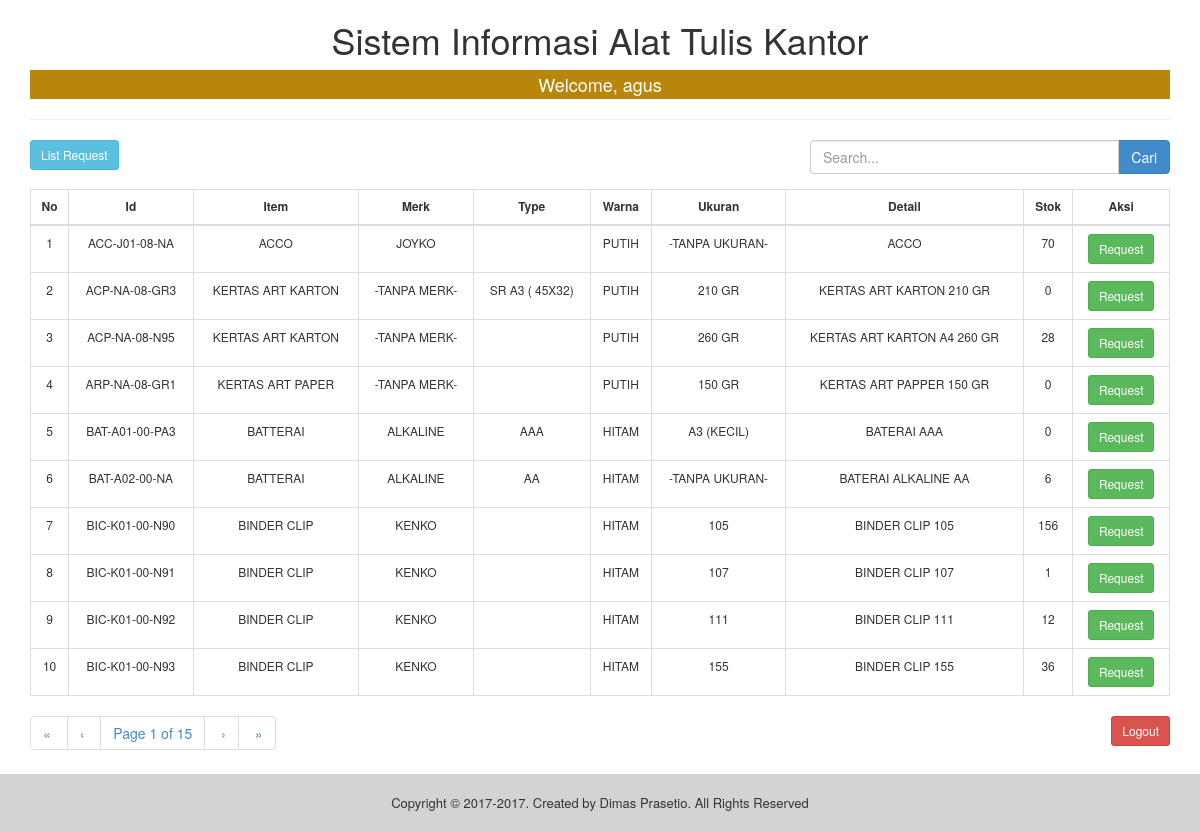
Screenshot of /index.php (signed in) with the database file from the repository.
### tables this page shows
CREATE TABLE `tbl_inventory` (
  `id` varchar(20) NOT NULL,
  `item` varchar(100) NOT NULL,
  `merk` varchar(45) NOT NULL,
  `type` varchar(45) DEFAULT NULL,
  `warna` varchar(45) DEFAULT NULL,
  `ukuran` varchar(45) DEFAULT NULL,
  `detail` varchar(300) DEFAULT NULL,
  `stok` int(4) NOT NULL,
  `satuan` varchar(10) NOT NULL,
  `stok_min` int(4) NOT NULL,
  `updated_by` varchar(45) NOT NULL,
  `updated_date` varchar(45) NOT NULL,
  PRIMARY KEY (`id`)
);

### index.php (the view, shortened to what this page needs)
<?php
if(@$_SESSION['username']){
?>
<!doctype html>
<html>
    <head>
        <link rel="stylesheet" href="css/bootstrap.min.css"/>
    </head>
    <body>
        <?php
        include 'inc/pagination1.php';
        include 'inc/koneksi.php';
        if(isset($_REQUEST['keyword']) && $_REQUEST['keyword']<>""){
            $keyword=$_REQUEST['keyword'];
            $reload = "index.php?pagination=true&keyword=$keyword";
            $sql =  "SELECT * FROM tbl_inventory WHERE item LIKE '%$keyword%' or merk LIKE '%$keyword%'";
            $result = mysqli_query($koneksi,$sql);
        }else{
            $reload = "index.php?pagination=true";
            $sql =  "SELECT * FROM tbl_inventory";
            $result = mysqli_query($koneksi, $sql);
        }
        $rpp = 10;
        $page = intval($_GET["page"]);
        if($page<=0) $page = 1;
        $tcount = mysqli_num_rows($result);
        $tpages = ($tcount) ? ceil($tcount/$rpp) : 1;
        $count = 0;
        $i = ($page-1)*$rpp;
        $no_urut = ($page-1)*$rpp;
        ?>
        <div class="container">
        <center><h1>Sistem Informasi Alat Tulis Kantor</h1>
        <h4>Welcome, <?php echo $_SESSION['username'] ?></h4>
        </center><hr>
            <div class="row">
                <div class="col-lg-8">
                    <a href="inc/list_request.php"><button class="btn btn-info btn-sm">List Request</button></a>
                </div>
                <div class="col-lg-4 text-right">
                    <form method="post" action="index.php">
                        <div class="form-group input-group">
                            <input type="text" name="keyword" class="form-control" placeholder="Search..." value="<?php echo $_REQUEST['keyword']; ?>">
                            <span class="input-group-btn">
                                <button class="btn btn-primary" type="submit">Cari
                                </button>
                            </span>
                        </div>
                    </form>
                </div>
            </div>
            <div class="table-responsive">
            <table class="table table-bordered">
                <thead>
                    <tr>
                        <th>No</th>
                        <th>Id</th>
                        <th>Item</th>
                        <th>Merk</th>
                        <th>Type</th>
                        <th>Warna</th>
                        <th>Ukuran</th>
                        <th>Detail</th>
                        <th>Stok</th>
                        <th>Aksi</th>
                    </tr>
                </thead>
                <tbody>
                    <?php
                    while(($count<$rpp) && ($i<$tcount)) {
                        mysqli_data_seek($result,$i);
                        $data = mysqli_fetch_array($result);
                    ?>
                    <tr>
                        <td><?php echo ++$no_urut;?></td>
                        <td><?php echo $data['id']; ?></td>
                        <td><?php echo $data['item']; ?></td>
                        <td><?php echo $data['merk']; ?></td>
                        <td><?php echo $data['type']; ?></td>
                        <td><?php echo $data['warna']; ?></td>
                        <td><?php echo $data['ukuran']; ?></td>
                        <td><?php echo $data['detail']; ?></td>
                        <td><?php echo $data['stok']; ?></td>
                        <td><a href="inc/request.php?id=<?php echo $data['id']; ?>"><button class="btn btn-success btn-sm">Request</button></a></td>
                    </tr>
                    <?php
                        $i++;
                        $count++;
                    }
                    ?>
                </tbody>
            </table>
            </div>
            <div class="row">
                <div class="col-md-8">
                    <?php echo paginate_one($reload, $page, $tpages); ?>
                </div>
                <div class="col-md-4 text-right">
                    <a href="inc/logout.php"><button class="btn btn-danger btn-sm">Logout</button></a>
                </div><br>
            </div>
        </div>
        <div id="footer">
          Copyright &copy; 2017-<?php echo date('Y'); ?>. Created by Dimas Prasetio. All Rights Reserved
        </div>
    </body>
</html>
<?php
}else{
  header("location:inc/login.php");
}
?>

### inc/pagination1.php
<?php
function paginate_one($reload, $page, $tpages) {
	$firstlabel = "&laquo;&nbsp;";
	$prevlabel  = "&lsaquo;&nbsp;";
	$nextlabel  = "&nbsp;&rsaquo;";
	$lastlabel  = "&nbsp;&raquo;";
	$out = "<ul class=\"pagination\">";
	if($page>1) {
		$out.= "<li><a href=\"" . $reload . "\">" . $firstlabel . "</a></li>";
	}
	else {
		$out.= "<li><span>" . $firstlabel . "</span></li>";
	}
	if($page==1) {
		$out.= "<li><span>" . $prevlabel . "</span></li>";
	}
	elseif($page==2) {
		$out.= "<li><a href=\"" . $reload . "\">" . $prevlabel . "</a></li>";
	}
	else {
		$out.= "<li><a href=\"" . $reload . "&amp;page=" . ($page-1) . "\">" . $prevlabel . "</a></li>";
	}
	$out.= "<li><span class=\"current\">Page " . $page . " of " . $tpages ."</span></li>";
	if($page<$tpages) {
		$out.= "<li><a href=\"" . $reload . "&amp;page=" .($page+1) . "\">" . $nextlabel . "</a></li>";
	}
	else {
		$out.= "<li><span>" . $nextlabel . "</span></li>";
	}
	if($page<$tpages) {
		$out.= "<li><a href=\"" . $reload . "&amp;page=" . $tpages . "\">" . $lastlabel . "</a></li>";
	}
	else {
		$out.= "<li><span>" . $lastlabel . "</span></li>";
	}
	$out.= "</ul>";
	return $out;
}
?>

### index.php (style rules this page uses)
.pagination { margin-top: 0px; }
#footer { text-align: center; padding: 20px; background-color: #D3D3D3; font-size: 13px; }
table,tr,th,td { text-align: center; font-size: 12px; }
h4 { color: white; background-color: #B8860B; padding: 5px; }

### rows the page displays
tbl_inventory: id "ACC-J01-08-NA", item "ACCO", merk "JOYKO", warna "PUTIH", ukuran "-TANPA UKURAN-", detail "ACCO", stok "70"
tbl_inventory: id "ACP-NA-08-GR3", item "KERTAS ART KARTON", merk "-TANPA MERK-", type "SR A3 ( 45X32)", warna "PUTIH", ukuran "210 GR", detail "KERTAS ART KARTON 210 GR", stok "0"
tbl_inventory: id "ACP-NA-08-N95", item "KERTAS ART KARTON", merk "-TANPA MERK-", warna "PUTIH", ukuran "260 GR", detail "KERTAS ART KARTON A4 260 GR", stok "28"
tbl_inventory: id "ARP-NA-08-GR1", item "KERTAS ART PAPER", merk "-TANPA MERK-", warna "PUTIH", ukuran "150 GR", detail "KERTAS ART PAPPER 150 GR", stok "0"
tbl_inventory: id "BAT-A01-00-PA3", item "BATTERAI", merk "ALKALINE", type "AAA", warna "HITAM", ukuran "A3 (KECIL)", detail "BATERAI AAA", stok "0"
tbl_inventory: id "BAT-A02-00-NA", item "BATTERAI", merk "ALKALINE", type "AA", warna "HITAM", ukuran "-TANPA UKURAN-", detail "BATERAI ALKALINE AA", stok "6"
tbl_inventory: id "BIC-K01-00-N90", item "BINDER CLIP", merk "KENKO", warna "HITAM", ukuran "105", detail "BINDER CLIP 105", stok "156"
tbl_inventory: id "BIC-K01-00-N91", item "BINDER CLIP", merk "KENKO", warna "HITAM", ukuran "107", detail "BINDER CLIP 107", stok "1"
tbl_inventory: id "BIC-K01-00-N92", item "BINDER CLIP", merk "KENKO", warna "HITAM", ukuran "111", detail "BINDER CLIP 111", stok "12"
tbl_inventory: id "BIC-K01-00-N93", item "BINDER CLIP", merk "KENKO", warna "HITAM", ukuran "155", detail "BINDER CLIP 155", stok "36"

### other values shown
$_SESSION['username'] "agus"
$firstlabel "«"
$prevlabel "‹"
$page "1"
$tpages "15"
$nextlabel "›"
$lastlabel "»"
